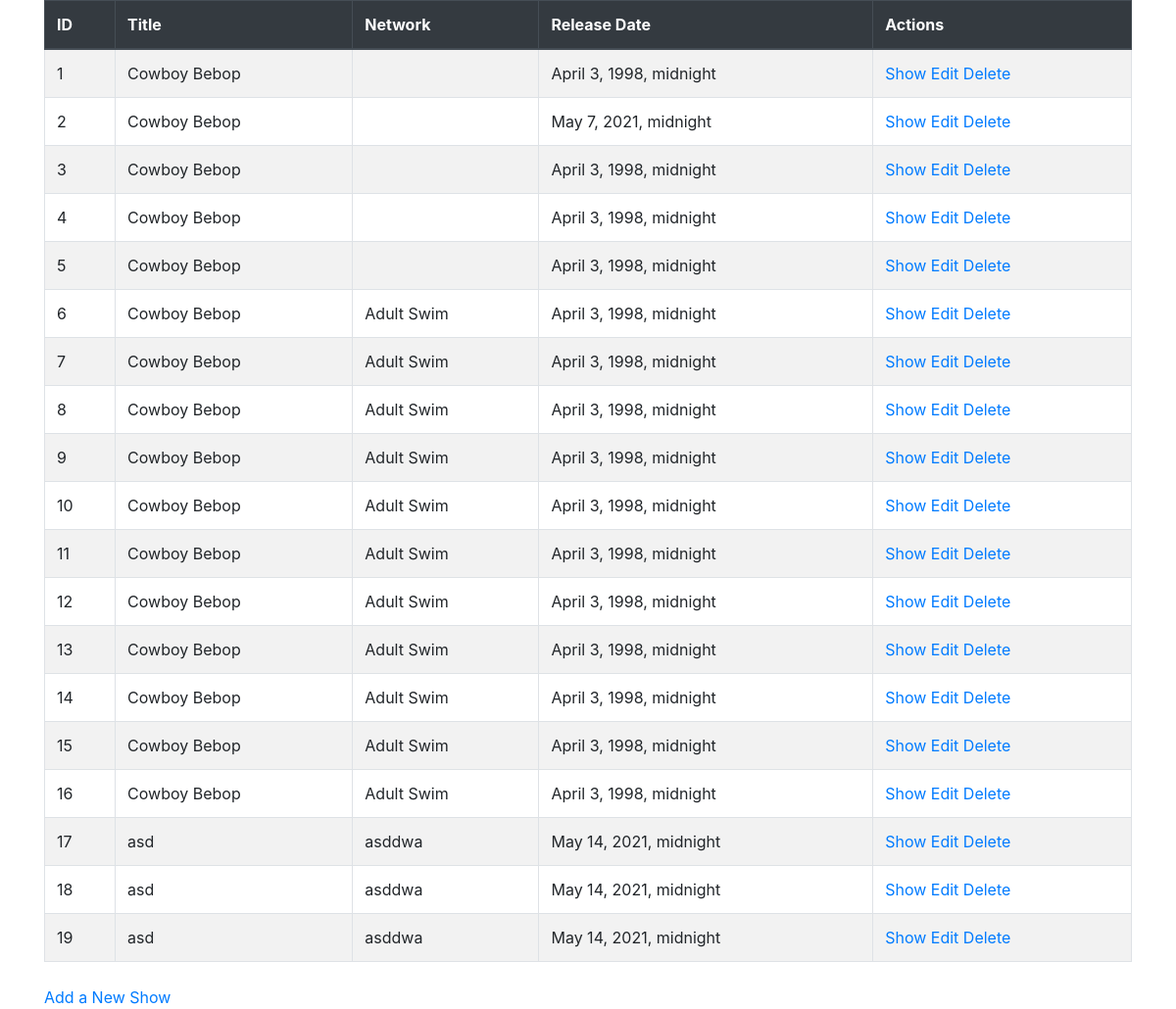
The app's page /shows, older data.
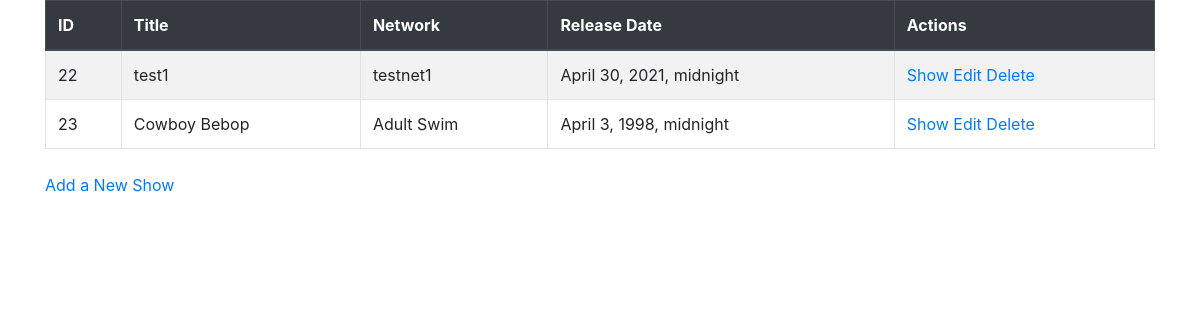
The same page, newer data.
### tv_shows_app/models.py (models this page shows)
class Show(models.Model):
    title = models.CharField(max_length=255)
    network = models.CharField(max_length=255)
    release_date = models.DateTimeField()
    description = models.TextField()
    created_at = models.DateTimeField(auto_now_add=True)
    updated_at = models.DateTimeField(auto_now=True)
    objects = ShowManager()

### tv_shows_app/views.py (the view)
# urls.py: path('shows', views.shows),
def shows(request):  # path('shows', views.shows),
    context = {
        "shows": Show.objects.all(),
    }
    return render(request, 'shows.html', context)

### tv_shows_app/templates/shows.html (shortened to what this page needs)
<!DOCTYPE html>
<html lang="en">
<head>
    <link rel="stylesheet" href="https://stackpath.bootstrapcdn.com/bootstrap/4.5.2/css/bootstrap.min.css"
>
</head>
<body>
    <div class="container">
        <table class="table table-bordered table-striped mb-4">
            <thead class="thead-dark">
                <tr>
                    <th scope="col">ID</th>
                    <th scope="col">Title</th>
                    <th scope="col">Network</th>
                    <th scope="col">Release Date</th>
                    <th scope="col">Actions</th>
                </tr>
            </thead>
            <tbody>
                {% for show in shows %}
                <tr>
                    <td>{{ show.id }}</td>
                    <td>{{ show.title }}</td>
                    <td>{{ show.network }}</td>
                    <td>{{ show.release_date }}</td>
                    <td>
                        <a href="/shows/{{ show.id }}">Show </a>
                        <a href="/shows/{{ show.id }}/edit">Edit </a>
                        <a href="/shows/{{ show.id }}/destroy">Delete</a>
                    </td>
                </tr>
                {% endfor %}
            </tbody>
        </table>
        <a href="/shows/new">Add a New Show</a>
    </div>
</body>
</html>

Row changes from the older to the newer data that the page shows:
removed Show: id "1", title "Cowboy Bebop", release_date "April 3, 1998, midnight"
removed Show: id "2", title "Cowboy Bebop", release_date "May 7, 2021, midnight"
removed Show: id "3", title "Cowboy Bebop", release_date "April 3, 1998, midnight"
removed Show: id "4", title "Cowboy Bebop", release_date "April 3, 1998, midnight"
removed Show: id "5", title "Cowboy Bebop", release_date "April 3, 1998, midnight"
removed Show: id "6", title "Cowboy Bebop", network "Adult Swim", release_date "April 3, 1998, midnight"
removed Show: id "7", title "Cowboy Bebop", network "Adult Swim", release_date "April 3, 1998, midnight"
removed Show: id "8", title "Cowboy Bebop", network "Adult Swim", release_date "April 3, 1998, midnight"
removed Show: id "9", title "Cowboy Bebop", network "Adult Swim", release_date "April 3, 1998, midnight"
removed Show: id "10", title "Cowboy Bebop", network "Adult Swim", release_date "April 3, 1998, midnight"
removed Show: id "11", title "Cowboy Bebop", network "Adult Swim", release_date "April 3, 1998, midnight"
removed Show: id "12", title "Cowboy Bebop", network "Adult Swim", release_date "April 3, 1998, midnight"
removed Show: id "13", title "Cowboy Bebop", network "Adult Swim", release_date "April 3, 1998, midnight"
removed Show: id "14", title "Cowboy Bebop", network "Adult Swim", release_date "April 3, 1998, midnight"
removed Show: id "15", title "Cowboy Bebop", network "Adult Swim", release_date "April 3, 1998, midnight"
removed Show: id "16", title "Cowboy Bebop", network "Adult Swim", release_date "April 3, 1998, midnight"
removed Show: id "17", title "asd", network "asddwa", release_date "May 14, 2021, midnight"
removed Show: id "18", title "asd", network "asddwa", release_date "May 14, 2021, midnight"
removed Show: id "19", title "asd", network "asddwa", release_date "May 14, 2021, midnight"
added Show: id "22", title "test1", network "testnet1", release_date "April 30, 2021, midnight"
added Show: id "23", title "Cowboy Bebop", network "Adult Swim", release_date "April 3, 1998, midnight"
